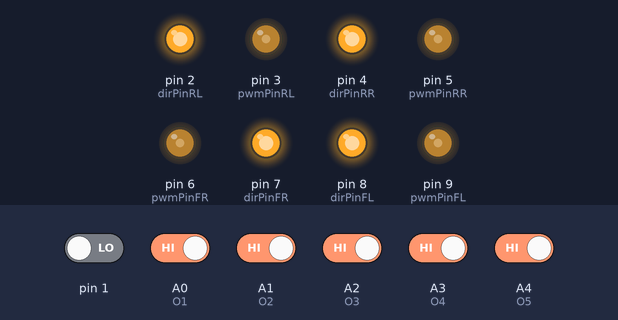
The sketch below on a simulated Arduino Uno, built with avr-gcc and run on an emulated ATmega328P. On the bench: output pins drawn as LEDs (lit = HIGH). The inputs (shaded band) are chosen by the test bench; at power-on: A0 (O1), A1 (O2), A2 (O3), A3 (O4), A4 (O5) HIGH, pin 1 LOW.

Above: at 1.2 s.
1.3 s: A0 (O1) driven LOW
At 2.2 s:
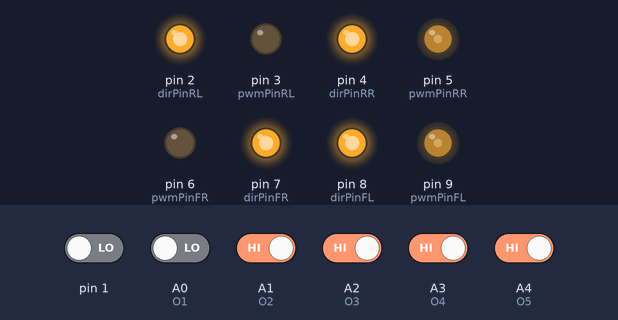
2.8 s: A0 (O1) driven HIGH
At 3.4 s:
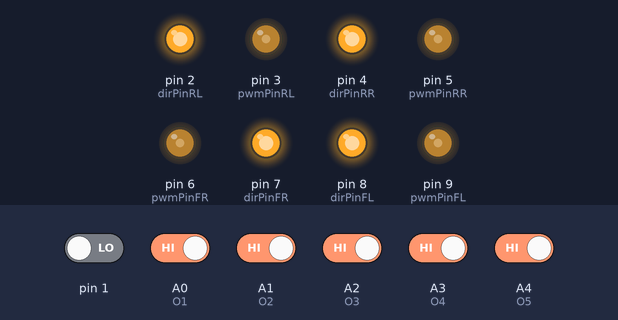
4.3 s: A4 (O5) driven LOW
At 5.5 s:
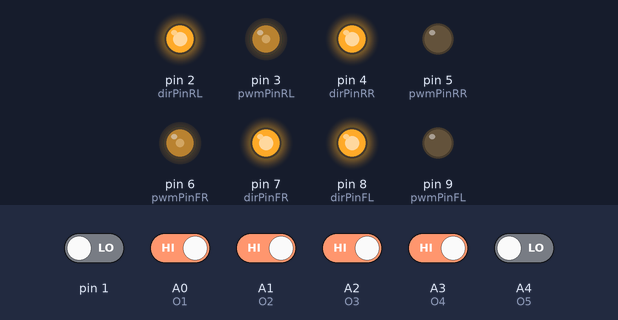
5.8 s: A4 (O5) driven HIGH
At 6.8 s:
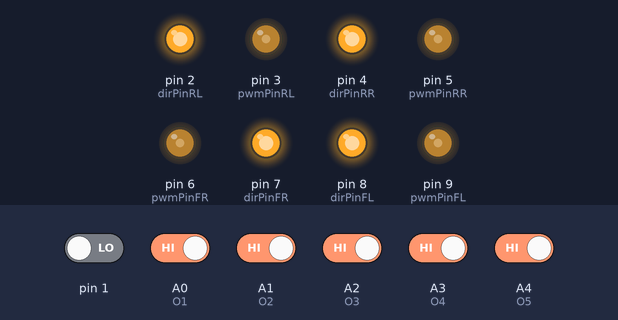
7.3 s: A0 (O1) driven LOW and A1 (O2) driven LOW and A2 (O3) driven LOW and A3 (O4) driven LOW and A4 (O5) driven LOW
At 8.0 s:
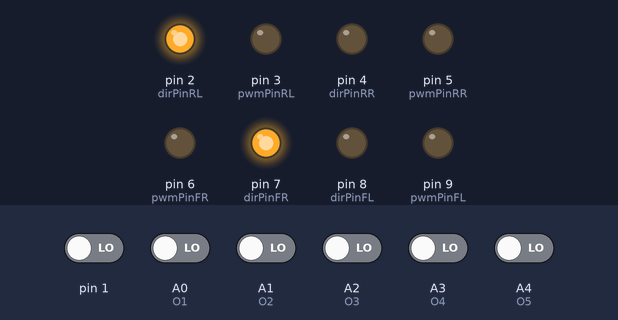
Timing chart, 0 to 9.8 s (numbered marks = the images above; inputs shaded):
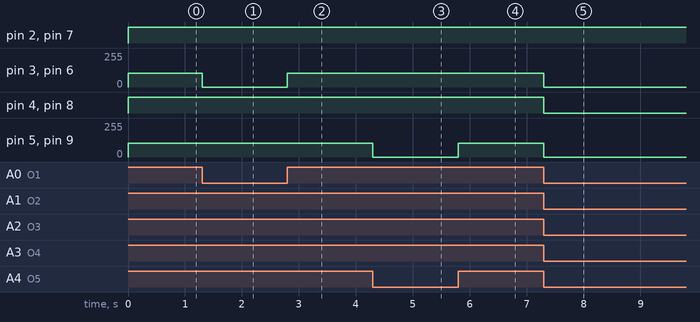

Measured:
- after the input at 1.3 s, pin 3 (pwmPinRL), pin 6 (pwmPinFR): 102/255 → 0/255 at once
- after the input at 2.8 s, pin 3 (pwmPinRL), pin 6 (pwmPinFR): 0/255 → 102/255 at once
- after the input at 4.3 s, pin 5 (pwmPinRR), pin 9 (pwmPinFL): 102/255 → 0/255 at once
- after the input at 5.8 s, pin 5 (pwmPinRR), pin 9 (pwmPinFL): 0/255 → 102/255 at once
- after the input at 7.3 s, pin 3 (pwmPinRL), pin 5 (pwmPinRR), pin 6 (pwmPinFR), pin 9 (pwmPinFL): 102/255 → 0/255 at once; pin 4 (dirPinRR), pin 8 (dirPinFL): HIGH → LOW at once

The sketch:

_o.ino
```cpp
//// down sensors
#define O1 A0
#define O2 A1
#define O3 A2
#define O4 A3
#define O5 A4
// side sensors
//#define L1 A5
//#define L2 10
//#define L3 11
//#define L4 12
//#define L5 13
//dir pins
#define dirPinFR 7
#define dirPinFL 8
#define dirPinRR 4
#define dirPinRL 2
// pwm Pins
#define pwmPinFR 6
#define pwmPinFL 9
#define pwmPinRL 3
#define pwmPinRR 5
volatile int task_no;

void setup()
{
  pinMode(O1, INPUT);
  pinMode(O2, INPUT);
  pinMode(O3, INPUT);
  pinMode(O4, INPUT);
  pinMode(O5, INPUT);
  //  pinMode(L1, INPUT);
  //  pinMode(L2, INPUT);
  //  pinMode(L3, INPUT);
  //  pinMode(L4, INPUT);
  //  pinMode(L5, INPUT);
  //  Serial.begin(9600);
  pinMode(pwmPinFR, OUTPUT);
  pinMode(pwmPinRR, OUTPUT);
  pinMode(pwmPinFL, OUTPUT);
  pinMode(pwmPinRL, OUTPUT);
  pinMode(dirPinFR, OUTPUT);
  pinMode(dirPinFL, OUTPUT);
  pinMode(dirPinRR, OUTPUT);
  pinMode(dirPinRL, OUTPUT);

}
void loop()
{
  int a = digitalRead(O1);
  int b = digitalRead(O2);
  int c = digitalRead(O3);
  int d = digitalRead(O4);
  int e = digitalRead(O5);
  //  int f = digitalRead(L1);
  //  int g = digitalRead(L2);
  //  int h = digitalRead(L3);
  //  int i = digitalRead(L4);
  //  int j = digitalRead(L5);
  //  Serial.print(a);
  //  Serial.print(b);
  //  Serial.print(c);
  //  Serial.print(d);
  //  Serial.print(e);
  //  Serial.print(f);
  //  Serial.print(g);
  //  Serial.print(h);
  //  Serial.print(i);
  //  Serial.print(j);
  //  Serial.print("\n");

  if (a == 0 && b == 0 && c == 0 && d == 0 && e == 0)
  {
    if (task_no == 2)
    {
      //last task was left or (left and forward) that caused it to stop
      //now go back south-east
      while (digitalRead(O5 != 1))
      {
        analogWrite(pwmPinFR, 70);
        analogWrite(pwmPinRR, 0);
        analogWrite(pwmPinFL, 0);
        analogWrite(pwmPinRL, 70);
        digitalWrite(dirPinFR, LOW);
        digitalWrite(dirPinFL, LOW);
        digitalWrite(dirPinRR, LOW);
        digitalWrite(dirPinRL, LOW);
      }
    }
    if (task_no == 3)
    {
      //last task was right or (right and forward) that caused it to stop
      //now go back south-west
      while (digitalRead(O1 != 1))
      {
        analogWrite(pwmPinFR, 0);
        analogWrite(pwmPinRR, 70);
        analogWrite(pwmPinFL, 70);
        analogWrite(pwmPinRL, 0);
        digitalWrite(dirPinFR, LOW);
        digitalWrite(dirPinFL, LOW);
        digitalWrite(dirPinRR, LOW);
        digitalWrite(dirPinRL, LOW);
      }
    }
    while (digitalRead(O1) == 0 && digitalRead(O2) == 0 && digitalRead(O3) == 0 && digitalRead(O4) == 0 && digitalRead(O5) == 0)
    {
      analogWrite(pwmPinFR, 0);
      analogWrite(pwmPinRR, 0);
      analogWrite(pwmPinFL, 0);
      analogWrite(pwmPinRL, 0);
      digitalWrite(dirPinFR, HIGH);
      digitalWrite(dirPinFL, LOW);
      digitalWrite(dirPinRR, LOW);
      digitalWrite(dirPinRL, HIGH);
    }
  }

  if ((a == 0 && b == 1 && c == 1 && d == 1 && e == 0) || (a == 0 && b == 1 && c == 1 && d == 0 && e == 0) || (a == 0 && b == 0 && c == 1 && d == 1 && e == 0))
  {
    //task_no=1;
    analogWrite(pwmPinFR, 102);
    analogWrite(pwmPinRR, 102);
    analogWrite(pwmPinFL, 102);
    analogWrite(pwmPinRL, 102);
    digitalWrite(dirPinFR, HIGH);
    digitalWrite(dirPinFL, HIGH);
    digitalWrite(dirPinRR, HIGH);
    digitalWrite(dirPinRL, HIGH);
    while ((digitalRead(O1) == 0 && digitalRead(O2) == 1 && digitalRead(O3) == 1 && digitalRead(O4) == 1 && digitalRead(O5) == 0) || (digitalRead(O1) == 0 && digitalRead(O2) == 1 && digitalRead(O3) == 1 && digitalRead(O4) == 0 && digitalRead(O5) == 0)
           || (digitalRead(O1) == 0 && digitalRead(O2) == 0 && digitalRead(O3) == 1 && digitalRead(O4) == 1 && digitalRead(O5) == 0))
    {
      analogWrite(pwmPinFR, 102);
      analogWrite(pwmPinRR, 102);
      analogWrite(pwmPinFL, 102);
      analogWrite(pwmPinRL, 102);
      digitalWrite(dirPinFR, HIGH);
      digitalWrite(dirPinFL, HIGH);
      digitalWrite(dirPinRR, HIGH);
      digitalWrite(dirPinRL, HIGH);
    }
  }
  //  if (a == 0 && b == 1 && c == 1 && d == 1 && e == 0)
  //  {
  //
  //    analogWrite(pwmPinFR, 127);
  //    analogWrite(pwmPinRR, 127);
  //    analogWrite(pwmPinFL, 127);
  //    analogWrite(pwmPinRL, 127);
  //    digitalWrite(dirPinFR, HIGH);
  //    digitalWrite(dirPinFL, HIGH);
  //    digitalWrite(dirPinRR, HIGH);
  //    digitalWrite(dirPinRL, HIGH);
  //    while (digitalRead(O1) == 0 && digitalRead(O2) == 1 && digitalRead(O3) == 1 && digitalRead(O4) == 1 && digitalRead(O5) == 0)
  //    {
  //      analogWrite(pwmPinFR, 127);
  //    analogWrite(pwmPinRR, 127);
  //    analogWrite(pwmPinFL, 127);
  //    analogWrite(pwmPinRL, 127);
  //    digitalWrite(dirPinFR, HIGH);
  //    digitalWrite(dirPinFL, HIGH);
  //    digitalWrite(dirPinRR, HIGH);
  //    digitalWrite(dirPinRL, HIGH);
  //    }
  //  }

  //  if (f == 0 && g == 1 && h == 1 && i == 1 && j == 0)
  //  { //right
  //    analogWrite(pwmPinFR, 127);
  //    analogWrite(pwmPinRR, 127);
  //    analogWrite(pwmPinFL, 127);
  //    analogWrite(pwmPinRL, 127);
  //    digitalWrite(dirPinFR, LOW);
  //    digitalWrite(dirPinFL, HIGH);
  //    digitalWrite(dirPinRR, HIGH);
  //    digitalWrite(dirPinRL, LOW);
  //    while (digitalRead(L1) == 0 && digitalRead(L2) == 1 && digitalRead(L3) == 1 && digitalRead(L4) == 1 && digitalRead(L5) == 0)
  //    {
  //      analogWrite(pwmPinFR, 127);
  //      analogWrite(pwmPinRR, 127);
  //      analogWrite(pwmPinFL, 127);
  //      analogWrite(pwmPinRL, 127);
  //      digitalWrite(dirPinFR, LOW);
  //      digitalWrite(dirPinFL, HIGH);
  //      digitalWrite(dirPinRR, HIGH);
  //      digitalWrite(dirPinRL, LOW);
  //    }
  //  }
  if ((a == 1 && b == 1 && c == 1 && d == 1 && e == 0) || (a == 1 && b == 1 && c == 1 && d == 0 && e == 0) || (a == 1 && b == 1 && c == 0 && d == 0 && e == 0) || (a == 1 && b == 0 && c == 0 && d == 0 && e == 0))
  { //left or (diagonal left)
    task_no = 2;
    while ((digitalRead(O1) == 1 && digitalRead(O2) == 1 && digitalRead(O3) == 1
            && digitalRead(O4) == 1 && digitalRead(O5) == 0) || (digitalRead(O1) == 1 && digitalRead(O2) == 1 && digitalRead(O3) == 1 && digitalRead(O4) == 0 && digitalRead(O5) == 0) ||
           (digitalRead(O1) == 1 && digitalRead(O2) == 1 && digitalRead(O3) == 0 && digitalRead(O4) == 0 && digitalRead(O5) == 0) || (digitalRead(O1) == 1 && digitalRead(O2) == 0 && digitalRead(O3) == 0 && digitalRead(O4) == 0 && digitalRead(O5) == 0))
    {
      //      analogWrite(pwmPinFR, 70);
      //      analogWrite(pwmPinRR, 70);
      //      analogWrite(pwmPinFL, 51);
      //      analogWrite(pwmPinRL, 51);
      //      digitalWrite(dirPinFR, HIGH);
      //      digitalWrite(dirPinFL, HIGH);
      //      digitalWrite(dirPinRR, HIGH);
      //      digitalWrite(dirPinRL, HIGH);
      analogWrite(pwmPinFR, 102);
      analogWrite(pwmPinRR, 0);
      analogWrite(pwmPinFL, 0);
      analogWrite(pwmPinRL, 102);
      digitalWrite(dirPinFR, HIGH);
      digitalWrite(dirPinFL, HIGH);
      digitalWrite(dirPinRR, HIGH);
      digitalWrite(dirPinRL, HIGH);
    }
  }
  if ((a == 0 && b == 1 && c == 1 && d == 1 && e == 1) || (a == 0 && b == 0 && c == 1 && d == 1 && e == 1) || (a == 0 && b == 0 && c == 0 && d == 1 && e == 1) || (a == 0 && b == 0 && c == 0 && d == 1 && e == 1) || (a == 0 && b == 0 && c == 0 && d == 0 && e == 1))
  { //right or (diagonal right)
    task_no = 3;
    while ((digitalRead(O1) == 0 && digitalRead(O2) == 1 && digitalRead(O3) == 1
            && digitalRead(O4) == 1 && digitalRead(O5) == 1) || (digitalRead(O1) == 0 && digitalRead(O2) == 0 && digitalRead(O3) == 1 && digitalRead(O4) == 1 && digitalRead(O5) == 1) ||
           (digitalRead(O1) == 0 && digitalRead(O2) == 0 && digitalRead(O3) == 0 && digitalRead(O4) == 1 && digitalRead(O5) == 1) || (digitalRead(O1) == 0 && digitalRead(O2) == 0 && digitalRead(O3) == 0 && digitalRead(O4) == 0 && digitalRead(O5) == 1))
    {
      //      analogWrite(pwmPinFR, 51);
      //      analogWrite(pwmPinRR, 51);
      //      analogWrite(pwmPinFL, 70);
      //      analogWrite(pwmPinRL, 70);
      //      digitalWrite(dirPinFR, HIGH);
      //      digitalWrite(dirPinFL, HIGH);
      //      digitalWrite(dirPinRR, HIGH);
      //      digitalWrite(dirPinRL, HIGH);
      analogWrite(pwmPinFR, 0);
      analogWrite(pwmPinRR, 102);
      analogWrite(pwmPinFL, 102);
      analogWrite(pwmPinRL, 0);
      digitalWrite(dirPinFR, HIGH);
      digitalWrite(dirPinFL, HIGH);
      digitalWrite(dirPinRR, HIGH);
      digitalWrite(dirPinRL, HIGH);
    }
  }
  //  if (f == 1 && g == 1 && h == 1 && i == 1 && j == 0)
  //  {//forward
  //    while (digitalRead(L1) == 1 && digitalRead(L2) == 1 && digitalRead(L3) == 1 && digitalRead(L4) == 1 && digitalRead(L5) == 0)
  //    {
  //      analogWrite(pwmPinFR, 60);
  //      analogWrite(pwmPinRR, 60);
  //      analogWrite(pwmPinFL, 60);
  //      analogWrite(pwmPinRL, 60);
  //      digitalWrite(dirPinFR, HIGH);
  //      digitalWrite(dirPinFL, HIGH);
  //      digitalWrite(dirPinRR, HIGH);
  //      digitalWrite(dirPinRL, HIGH);
  //    }
  //  }
  //  if (f == 0 && g == 1 && h == 1 && i == 1 && j == 1)
  //  {//forward
  //    while (digitalRead(L1) == 0 && digitalRead(L2) == 1 && digitalRead(L3) == 1 && digitalRead(L4) == 1 && digitalRead(L5) == 1)
  //    {
  //      analogWrite(pwmPinFR, 60);
  //      analogWrite(pwmPinRR, 60);
  //      analogWrite(pwmPinFL, 60);
  //      analogWrite(pwmPinRL, 60);
  //      digitalWrite(dirPinFR, LOW);
  //      digitalWrite(dirPinFL, LOW);
  //      digitalWrite(dirPinRR, LOW);
  //      digitalWrite(dirPinRL, LOW);
  //    }
  //  }
  else
  {
    //task_no=1;
    analogWrite(pwmPinFR, 102);
    analogWrite(pwmPinRR, 102);
    analogWrite(pwmPinFL, 102);
    analogWrite(pwmPinRL, 102);
    digitalWrite(dirPinFR, HIGH);
    digitalWrite(dirPinFL, HIGH);
    digitalWrite(dirPinRR, HIGH);
    digitalWrite(dirPinRL, HIGH);
  }
  // delay(1000);

}
```
